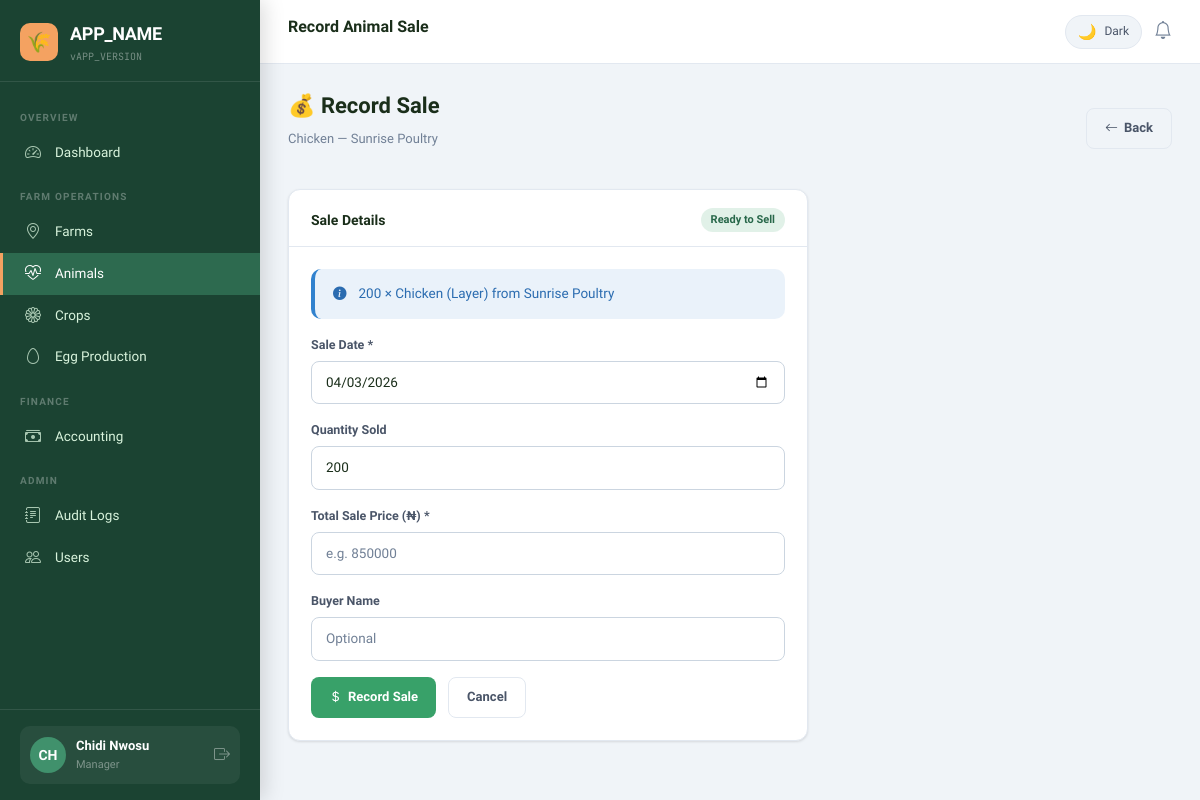
The app's page /modules/animals/sell.php?id=5 (signed in) with its own data.
### tables this page shows
CREATE TABLE `animals` (
  `id`            INT UNSIGNED NOT NULL AUTO_INCREMENT,
  `farm_id`       INT UNSIGNED NOT NULL,
  `type`          VARCHAR(100) NOT NULL COMMENT 'e.g. Cattle, Goat, Chicken, Pig',
  `breed`         VARCHAR(100) DEFAULT NULL,
  `quantity`      INT UNSIGNED NOT NULL DEFAULT 1,
  `birth_date`    DATE NOT NULL,
  `maturity_days` SMALLINT UNSIGNED NOT NULL COMMENT 'Days from birth to market-ready',
  `health_status` ENUM('healthy','sick','recovering','quarantined','deceased') NOT NULL DEFAULT 'healthy',
  `sold`          TINYINT(1) NOT NULL DEFAULT 0,
  `sold_date`     DATE DEFAULT NULL,
  `price_sold`    DECIMAL(12,2) DEFAULT NULL,
  `notes`         TEXT DEFAULT NULL,
  `created_at`    TIMESTAMP NOT NULL DEFAULT CURRENT_TIMESTAMP,
  `updated_at`    TIMESTAMP NOT NULL DEFAULT CURRENT_TIMESTAMP ON UPDATE CURRENT_TIMESTAMP,
  PRIMARY KEY (`id`),
  INDEX `idx_animals_farm` (`farm_id`),
  INDEX `idx_animals_sold` (`sold`),
  INDEX `idx_animals_health` (`health_status`),
  CONSTRAINT `fk_animals_farm` FOREIGN KEY (`farm_id`) REFERENCES `farms` (`id`) ON DELETE CASCADE
);

CREATE TABLE `farms` (
  `id`         INT UNSIGNED NOT NULL AUTO_INCREMENT,
  `name`       VARCHAR(150) NOT NULL,
  `state`      VARCHAR(100) NOT NULL,
  `city`       VARCHAR(100) NOT NULL,
  `type`       ENUM('crop','livestock','mixed','poultry','aquaculture','orchard') NOT NULL DEFAULT 'mixed',
  `size`       DECIMAL(10,2) NOT NULL COMMENT 'Size in hectares',
  `created_at` TIMESTAMP NOT NULL DEFAULT CURRENT_TIMESTAMP,
  `updated_at` TIMESTAMP NOT NULL DEFAULT CURRENT_TIMESTAMP ON UPDATE CURRENT_TIMESTAMP,
  PRIMARY KEY (`id`),
  INDEX `idx_farms_state` (`state`),
  INDEX `idx_farms_type` (`type`)
);

### core/db.php (called while the page is built, shortened)
<?php
class DB {
    private static ?PDO $instance = null;
    public static function getInstance(): PDO {
        if (self::$instance === null) {
            $dsn = sprintf(
                'mysql:host=%s;dbname=%s;charset=%s',
                DB_HOST, DB_NAME, DB_CHARSET
            );
            $options = [
                PDO::ATTR_ERRMODE            => PDO::ERRMODE_EXCEPTION,
                PDO::ATTR_DEFAULT_FETCH_MODE => PDO::FETCH_ASSOC,
                PDO::ATTR_EMULATE_PREPARES   => false,
            ];
            try {
                self::$instance = new PDO($dsn, DB_USER, DB_PASS, $options);
            } catch (PDOException $e) {
                error_log('DB Connection failed: ' . $e->getMessage());
                die(json_encode(['error' => 'Database connection failed. Please contact support.']));
            }
        }
        return self::$instance;
    }
    public static function query(string $sql, array $params = []): PDOStatement {
        $stmt = self::getInstance()->prepare($sql);
        $stmt->execute($params);
        return $stmt;
    }
    public static function row(string $sql, array $params = []): ?array {
        $row = self::query($sql, $params)->fetch();
        return $row ?: null;
    }
}

### core/rbac_logger_helpers.php (called while the page is built, shortened)
<?php
function e(string $str): string {
    return htmlspecialchars($str, ENT_QUOTES, 'UTF-8');
}

### modules/animals/sell.php (the view, shortened to what this page needs)
<?php
require_once __DIR__ . '/../../core/db.php';
require_once __DIR__ . '/../../core/rbac_logger_helpers.php';
$id     = (int)($_GET['id'] ?? 0);
$animal = DB::row("SELECT a.*, f.name AS farm_name FROM animals a JOIN farms f ON f.id = a.farm_id WHERE a.id = ?", [$id]);
include __DIR__ . '/../../templates/header.php';
?>
<div class="ff-page-header">
  <div>
    <h2 class="ff-page-title">💰 Record Sale</h2>
    <p class="ff-page-subtitle"><?= e($animal['type']) ?> — <?= e($animal['farm_name']) ?></p>
  </div>
  <a href="index.php" class="ff-btn ff-btn-outline"><i class="bi bi-arrow-left"></i> Back</a>
</div>
<div class="ff-card" style="max-width:520px;">
  <div class="ff-card-header">
    <span class="ff-card-title">Sale Details</span>
    <span class="ff-badge ff-badge-success">Ready to Sell</span>
  </div>
  <div class="ff-card-body">
    <div class="ff-alert ff-alert-info mb-16">
      <i class="bi bi-info-circle-fill"></i>
      <span><?= e($animal['quantity']) ?> × <?= e($animal['type']) ?><?= $animal['breed'] ? ' (' . e($animal['breed']) . ')' : '' ?> from <?= e($animal['farm_name']) ?></span>
    </div>
    <form method="POST">
      <div style="display:grid;gap:16px;">
        <div>
          <label class="ff-form-label">Sale Date *</label>
          <input type="date" name="sold_date" class="ff-form-control" required value="<?= date('Y-m-d') ?>">
        </div>
        <div>
          <label class="ff-form-label">Quantity Sold</label>
          <input type="number" name="qty_sold" class="ff-form-control" min="1" max="<?= $animal['quantity'] ?>" value="<?= $animal['quantity'] ?>">
        </div>
        <div>
          <label class="ff-form-label">Total Sale Price (₦) *</label>
          <input type="number" name="price_sold" class="ff-form-control" min="1" step="0.01" required placeholder="e.g. 850000">
        </div>
        <div>
          <label class="ff-form-label">Buyer Name</label>
          <input type="text" name="buyer_name" class="ff-form-control" placeholder="Optional">
        </div>
      </div>
      <div class="d-flex gap-12 mt-16">
        <button type="submit" class="ff-btn ff-btn-success"><i class="bi bi-currency-dollar"></i> Record Sale</button>
        <a href="index.php" class="ff-btn ff-btn-outline">Cancel</a>
      </div>
    </form>
  </div>
</div>
<?php include __DIR__ . '/../../templates/footer.php'; ?>

### assets/css/app.css (style rules this page uses)
:root { --ff-primary: 'Sora', sans-serif; --ff-mono: 'JetBrains Mono', monospace; --color-brand: #2d6a4f; --color-brand-light: #40916c; --color-brand-dark: #1b4332; --color-accent: #f4a261; --color-accent-dark: #e76f51; --bg-body: #f0f4f8; --bg-card: #ffffff; --bg-sidebar: #1b4332; --bg-sidebar-hover: #2d6a4f; --bg-header: #ffffff; --bg-input: #ffffff; --bg-table-alt: #f8fafb; --text-primary: #1a2e1a; --text-secondary: #4a5568; --text-muted: #718096; --text-sidebar: #d8f3dc; --text-sidebar-active: #ffffff; --text-on-brand: #ffffff; --border-color: #e2e8f0; --border-input: #cbd5e0; --shadow-card: 0 1px 3px rgba(0,0,0,.08), 0 1px 2px rgba(0,0,0,.04); --shadow-card-hover: 0 4px 16px rgba(0,0,0,.12); --shadow-sidebar: 4px 0 20px rgba(0,0,0,.15); --color-success: #38a169; --color-warning: #d69e2e; --color-danger: #e53e3e; --color-info: #3182ce; --radius-card: 12px; --radius-btn: 8px; --radius-input: 8px; --sidebar-width: 260px; --header-height: 64px; --transition: all 0.2s ease; }
*, *::before, *::after { box-sizing: border-box; margin: 0; padding: 0; }
html { scroll-behavior: smooth; }
body { font-family: var(--ff-primary); background: var(--bg-body); color: var(--text-primary); min-height: 100vh; transition: background 0.3s ease, color 0.3s ease; font-size: 14px; line-height: 1.6; }
h1, h2, h3, h4, h5, h6 { font-weight: 600; color: var(--text-primary); line-height: 1.3; }
a { color: var(--color-brand-light); text-decoration: none; }
.ff-page-header { display: flex; align-items: center; justify-content: space-between; margin-bottom: 24px; flex-wrap: wrap; gap: 12px; }
.ff-page-title { font-size: 22px; font-weight: 700; color: var(--text-primary); }
.ff-page-subtitle { font-size: 13px; color: var(--text-muted); margin-top: 2px; }
.ff-card { background: var(--bg-card); border: 1px solid var(--border-color); border-radius: var(--radius-card); box-shadow: var(--shadow-card); transition: box-shadow 0.2s ease, transform 0.2s ease; overflow: hidden; }
.ff-card-header { padding: 18px 22px 14px; border-bottom: 1px solid var(--border-color); display: flex; align-items: center; justify-content: space-between; gap: 12px; }
.ff-card-title { font-size: 14px; font-weight: 600; color: var(--text-primary); }
.ff-card-body { padding: 22px; }
.ff-badge { display: inline-flex; align-items: center; gap: 4px; padding: 3px 10px; border-radius: 20px; font-size: 11px; font-weight: 600; white-space: nowrap; }
.ff-badge-success { background: rgba(56,161,105,.15); color: #276749; }
.ff-form-label { font-size: 12.5px; font-weight: 600; color: var(--text-secondary); margin-bottom: 6px; display: block; }
.ff-form-control { width: 100%; padding: 10px 14px; border: 1px solid var(--border-input); border-radius: var(--radius-input); background: var(--bg-input); color: var(--text-primary); font-family: var(--ff-primary); font-size: 13.5px; transition: border-color 0.2s, box-shadow 0.2s; outline: none; }
.ff-form-control::placeholder { color: var(--text-muted); }
.ff-btn { display: inline-flex; align-items: center; gap: 6px; padding: 9px 18px; border-radius: var(--radius-btn); font-family: var(--ff-primary); font-size: 13px; font-weight: 600; border: none; cursor: pointer; transition: var(--transition); text-decoration: none; white-space: nowrap; }
.ff-btn-success { background: #38a169; color: #fff; }
.ff-btn-outline { background: transparent; border: 1.5px solid var(--border-color); color: var(--text-secondary); }
.ff-alert { display: flex; align-items: flex-start; gap: 12px; padding: 14px 18px; border-radius: 10px; margin-bottom: 20px; font-size: 13.5px; border-left: 4px solid; }
.ff-alert-info { background: rgba(49,130,206,.1); border-color: #3182ce; color: #2b6cb0; }
.d-flex { display: flex; }
.gap-12 { gap: 12px; }
.mb-16 { margin-bottom: 16px; }
.mt-16 { margin-top: 16px; }

### records on screen
animals: type "Chicken", farm.name "Sunrise Poultry", quantity "200", breed "Layer", qty_sold "200"

### other values on screen
APP_NAME "APP_NAME"
APP_VERSION "APP_VERSION"
$initials "CH"
$user['name'] "Chidi Nwosu"
$user['role'] "Manager"
$pageTitle "Record Animal Sale"
